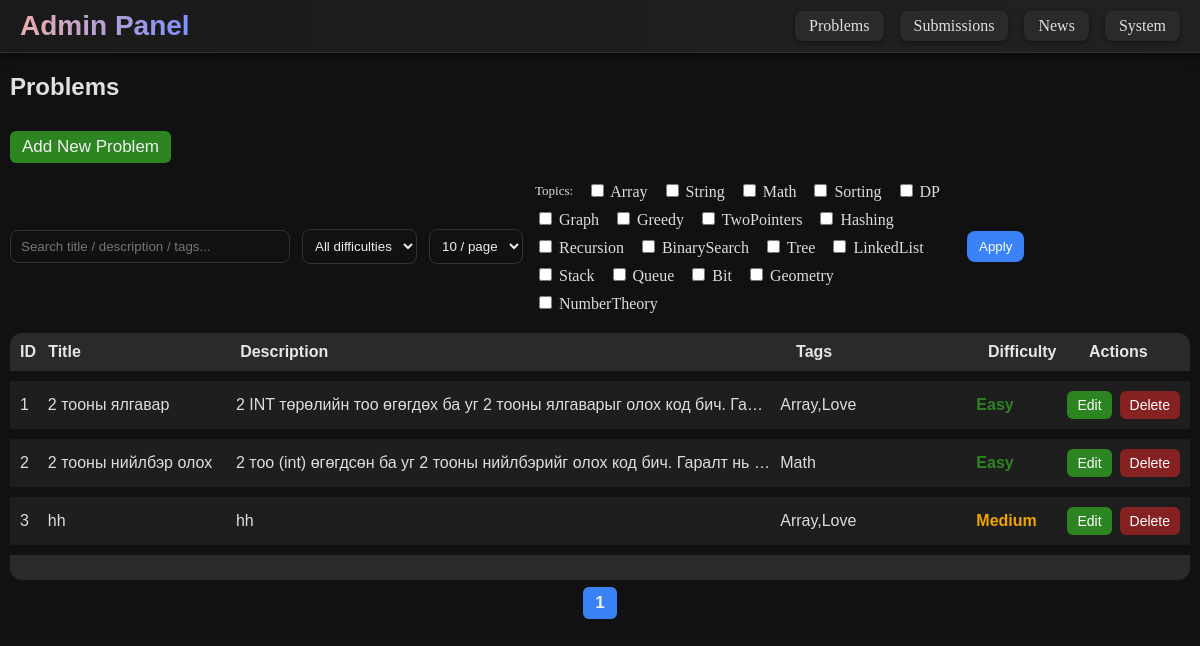
The page /admin/problems (signed in) on the database its author committed.
### tables this page shows
CREATE TABLE "problems" (id INTEGER PRIMARY KEY, title varchar(50), description TEXT, examples TEXT, prefix TEXT, constraints TEXT, diff varchar(10), tags TEXT);

### run.py (the view, shortened to what this page needs)
@app.route("/admin/problems")
@admin_required
def adminProblem():
    try:
        page = int(request.args.get("page", 1))
    except ValueError:
        page = 1
    try:
        per_page = int(request.args.get("per_page", 10))
    except ValueError:
        per_page = 10
    q = request.args.get("q", "").strip()
    category = request.args.get("category", "all").strip()
    topics_selected = request.args.getlist("topics")
    conn = get_db_connection()
    params = []
    where = []
    if q:
        qparam = f"%{q.lower()}%"
        where.append("(LOWER(title) LIKE ? OR LOWER(description) LIKE ? OR LOWER(IFNULL(tags,'')) LIKE ?)")
        params.extend([qparam, qparam, qparam])
    if category and category.lower() != "all":
        where.append("LOWER(TRIM(diff)) LIKE ?")
        params.append(f"%{category.lower()}%")
    cols_info = conn.execute("PRAGMA table_info(problems)").fetchall()
    cols = [c["name"] for c in cols_info]
    has_tags = "tags" in cols
    where_sql = ""
    if where:
        where_sql = "WHERE " + " AND ".join(where)
    count_row = conn.execute(f"SELECT COUNT(*) as cnt FROM problems {where_sql}", params).fetchone()
    total = count_row["cnt"] if count_row else 0
    offset = (page - 1) * per_page
    select_cols = "id, title, description, diff, IFNULL(tags,'') as tags"
    rows = conn.execute(
        f"SELECT {select_cols} FROM problems {where_sql} ORDER BY id LIMIT ? OFFSET ?",
        params + [per_page, offset]
    ).fetchall()
    conn.close()
    problems = [dict(r) for r in rows]
    return render_template(
        "admin/adminProblems.html",
        problems=problems,
        page=page,
        per_page=per_page,
        total=total,
        q=q,
        category=category,
        topics_selected=topics_selected
    )

### run.py (called while the page is built)
def make_user_object(row):
    if not row:
        return None
    user_obj = type("UserObj", (), {})()
    for key in row.keys():
        setattr(user_obj, key, row[key])
    user_obj.get_id = lambda: str(user_obj.id)
    user_obj.is_authenticated = property(lambda self: True)
    user_obj.is_active = property(lambda self: True)
    user_obj.is_anonymous = property(lambda self: False)
    return user_obj

def admin_required(f):
    @wraps(f)
    @login_required
    def decorated_function(*args, **kwargs):
        if not getattr(current_user, "is_admin", 0):
            flash("Admin access only!", "danger")
            return redirect(url_for("index"))
        return f(*args, **kwargs)
    return decorated_function

@app.before_request
def require_admin_for_admin_prefix():
    if request.path.startswith("/admin"):
        if not current_user.is_authenticated:
            return redirect(url_for("login", next=request.path))
        if not getattr(current_user, "is_admin", 0):
            flash("Admin access only!", "danger")
            return redirect(url_for("index"))

def get_db_connection():
    conn = sqlite3.connect(DB_PATH)
    conn.row_factory = sqlite3.Row
    return conn

@login_manager.user_loader
def load_user(user_id):
    conn = get_db_connection()
    row = conn.execute("SELECT * FROM users WHERE id=?", (user_id,)).fetchone()
    conn.close()
    return make_user_object(row)

### templates/admin/adminProblems.html (shortened to what this page needs)
{% extends "admin/admin.html" %}
{% block content %}
<div style="margin: 10px;">
    {% if not add and not edits %}
    <h2
        style="font-family: 'Lucida Sans', 'Lucida Sans Regular', 'Lucida Grande', 'Lucida Sans Unicode', Geneva, Verdana, sans-serif;">
        Problems
    </h2>
    <div id="top">
        <a class="add-btn" href="{{ url_for('add_problem') }}">Add New Problem</a>
        <div style="display:flex; gap:12px; align-items:center; flex-wrap:wrap; margin-top:8px;">
            <input id="q" type="search" placeholder="Search title / description / tags..." value="{{ q or '' }}"
                style="padding:8px 10px; border-radius:8px; border:1px solid #333; background:#111; color:#eee; min-width:280px;">
            <select id="category"
                style="padding:8px; border-radius:8px; background:#111; color:#eee; border:1px solid #333;">
                <option value="all" {% if category=='all' or not category %}selected{% endif %}>All difficulties
                </option>
            </select>
            <select id="per_page"
                style="padding:8px; border-radius:8px; background:#111; color:#eee; border:1px solid #333;">
                <option value="10" {% if per_page==10 %}selected{% endif %}>10 / page</option>
            </select>
            <div style="display:flex; gap:8px; align-items:center; flex-wrap:wrap; max-width:420px;">
                <label style="font-size:13px; color:#ddd; margin-right:6px;">Topics:</label>
                {% set topic_list =
                ['Array','String','Math','Sorting','DP','Graph','Greedy','TwoPointers','Hashing','Recursion','BinarySearch','Tree','LinkedList','Stack','Queue','Bit','Geometry','NumberTheory']
                %}
                {% for t in topic_list %}
                <label style="margin-right:6px; color:#ddd;">
                    <input type="checkbox" class="topic-checkbox" value="{{ t }}" >
                    {{ t }}
                </label>
                {% endfor %}
            </div>
            <button id="applyFilters"
                style="padding:8px 12px; border-radius:8px; background:#3b82f6; color:#fff; border:none;">Apply</button>
        </div>
    </div>
    <div id="header">
        <div class="ID">ID</div>
        <div class="TITLE">Title</div>
        <div class="DESC">Description</div>
        <div class="DESC">Tags</div>
        <div class="DESC">Difficulty</div>
        <div class="ACT">Actions</div>
    </div>
    <div id="list-container">
        {% for p in problems %}
        <div id="listItem">
            <div class="ID">{{ p.id }}</div>
            <div class="TITLE">{{ p.title }}</div>
            <div class="DESC">{{ p.description }}</div>
            <div class="DESC">{{ p.tags if p.tags else '' }}</div>
            <div
                class="difficulty {% if p.diff == 'Easy' %}easy{% elif p.diff == 'Medium' %}medium{% elif p.diff == 'Hard' %}hard{% endif %}">
                {{ p.diff | capitalize }}</div>
            <div class=" actions">
                <a id="edit" href="{{ url_for('edit_problem', id=p.id) }}">Edit</a>
                <a id="del" href="{{ url_for('delete_problem', id=p.id) }}"
                    onclick="return confirm('Are you sure you want to delete this problem?')">Delete</a>
            </div>
        </div>
        {% endfor %}
    </div>
    <div id="footer">
        {% if total %}
        {% set total_pages = (total // per_page) + (1 if total % per_page else 0) %}
        <div style="display:flex; justify-content:center; gap:8px; padding:12px; flex-wrap:wrap;">
            {% for p in range(1, total_pages+1) %}
            {% if p == page %}
            <span class="add-btn" style="background:#3b82f6;">{{ p }}</span>
            {% else %}
            <a class="add-btn"
                href="{{ url_for('adminProblem') }}?page={{ p }}&per_page={{ per_page }}&q={{ q|urlencode }}&category={{ category|urlencode }}{% for t in topics_selected %}&topics={{ t|urlencode }}{% endfor %}">{{
                p }}</a>
            {% endif %}
            {% endfor %}
        </div>
        {% endif %}
    </div>
</div>
{% endif %}
{% endblock %}

### static/style.css (style rules this page uses)
html { scrollbar-color: #6f7dff #0f0f0f; scrollbar-width: thin; }

### templates/admin/adminProblems.html (style rules this page uses)
#footer { align-items: center; height: 5px; background-color: #2a2a2a; color: #e6e6e6; font-weight: bold; margin: 0px 0 20px; padding: 10px; border-radius: 0 0 12px 12px; }
#header { display: grid; grid-template-columns: 0.2fr 2fr 6fr 2fr 1fr 1fr; align-items: center; gap: 10px; background-color: #2a2a2a; color: #e6e6e6; font-weight: bold; margin: 20px 0 0; padding: 10px; border-radius: 12px 12px 0 0; font-family: 'Lucida Sans', 'Lucida Sans Regular', 'Lucida Grande', 'Lucida Sans Unicode', Geneva, Verdana, sans-serif; }
#listItem { display: grid; grid-template-columns: 0.2fr 2fr 6fr 2fr 1fr 1fr; align-items: center; gap: 10px; background-color: #1e1e1e; color: #ddd; padding: 10px; margin: 0px 0 10px; }
#list-container { font-family: Arial, sans-serif; overflow: hidden; margin-top: 10px; }
.ID, .TITLE, .EXP, .DESC, .ACT { overflow: hidden; text-overflow: ellipsis; white-space: nowrap; }
.actions { display: flex; justify-content: center; gap: 8px; }
#edit, #del { padding: 6px 10px; border-radius: 6px; font-size: 14px; text-align: center; color: #fff; text-decoration: none; flex: 1; }
#edit { background-color: #2d8521; }
#del { background-color: #852121; }
.add-btn { font-family: 'Lucida Sans', 'Lucida Sans Regular', 'Lucida Grande', 'Lucida Sans Unicode', Geneva, Verdana, sans-serif; display: inline-block; background-color: #2d8521; color: #f0f0f0; font-size: 17px; padding: 6px 12px; margin: 10px 0; border-radius: 6px; text-decoration: none; }
button { border: none; }
.difficulty { padding: 4px 8px; border-radius: 6px; font-weight: bold; text-align: center; width: fit-content; }
.easy { color: #2d8521; }
.medium { color: #f0a500; }

### templates/admin/admin.html (style rules this page uses)
body { background-color: #111111; color: #e0e0e0; margin: 0; }
a { text-decoration: none !important; }

### rows shown on the page
problems: id "1", title "2 тооны ялгавар", description "2 INT төрөлийн тоо өгөгдөх ба уг 2 тооны ялгаварыг олох код бич. Га…", tags "Array,Love", diff "Easy"
problems: id "2", title "2 тооны нийлбэр олох", description "2 тоо (int) өгөгдсөн ба уг 2 тооны нийлбэрийг олох код бич. Гаралт нь…", tags "Math", diff "Easy"
problems: id "3", title "hh", description "hh", tags "Array,Love", diff "Medium"

### other values the page prints
{{ t }} "Array" "String" "Math" "Sorting" "DP" "Graph" "Greedy" "TwoPointers" "Hashing" "Recursion" "BinarySearch" "Tree" "LinkedList" "Stack" "Queue" "Bit" "Geometry" "NumberTheory"
{{ p }} "1"
